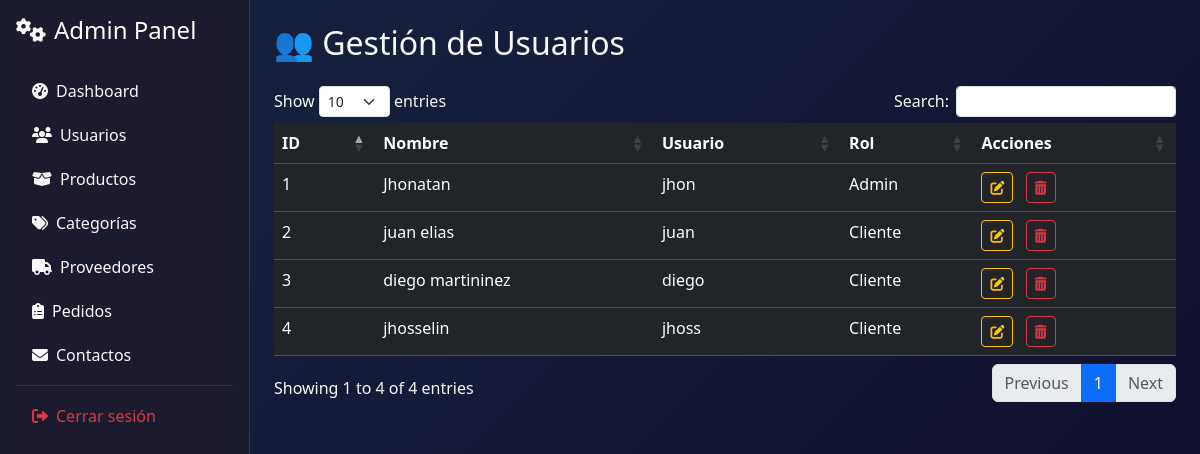
The page /admin/usuarios (signed in) on the database as committed earlier.
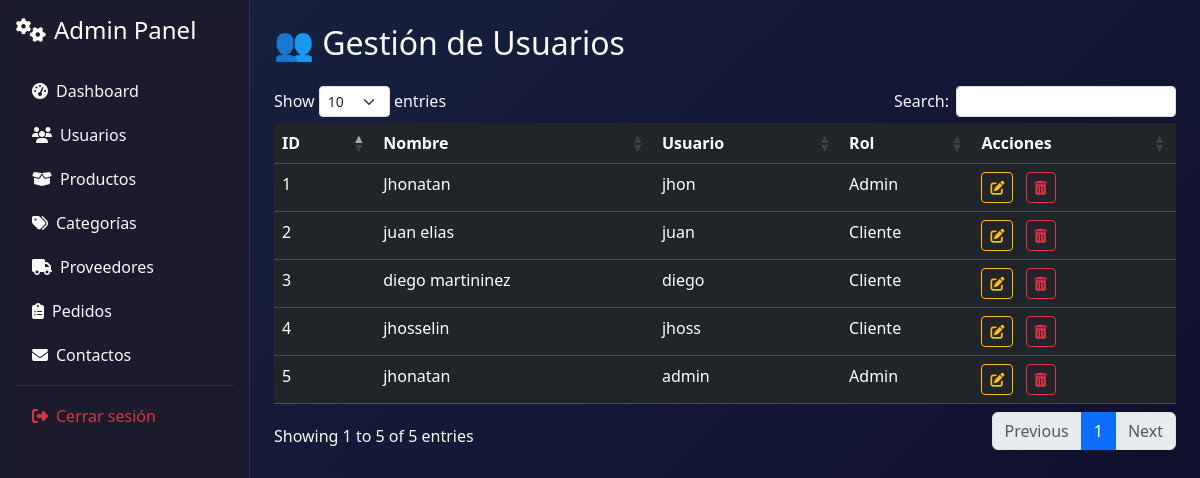
The same page on the database as committed later.
### models/usuario.py (models this page shows, shortened)
class Usuario(db.Model):
    __tablename__ = 'usuarios'  # Usa la tabla ya existente
    id = db.Column(db.Integer, primary_key=True)
    nombre = db.Column(db.String(100), nullable=False)
    username = db.Column(db.String(80), unique=True, nullable=False)
    password = db.Column(db.String(200), nullable=False)
    rol = db.Column(db.String(20), nullable=False)

### controllers/admin_controller.py (the view)
@admin_bp.route('/usuarios')
def lista_usuarios():
    if session.get('rol') != 'admin':
        flash('Acceso denegado.', 'danger')
        return redirect(url_for('usuario.login'))
    usuarios = Usuario.query.all()
    return render_template('admin/usuarios/lista.html', usuarios=usuarios)

### app.py (called while the page is built)
@app.context_processor
def inject_active_path():
    def is_active(path):
        return 'active' if request.path == path else ''
    return dict(is_active=is_active)

@app.context_processor
def cantidad_carrito():
    def contar_productos():
        if session.get('rol') == 'cliente' and session.get('id'):
            items = Carrito.query.filter_by(usuario_id=session['id']).all()
            return len(items)
        return 0
    return dict(cantidad_en_carrito=contar_productos())

### templates/admin/usuarios/lista.html (shortened to what this page needs)
{% extends 'base_admin.html' %}
{% block content %}
<h2 class="mb-4">👥 Gestión de Usuarios</h2>
<div class="table-responsive animate__animated animate__fadeInUp">
  <table class="table table-dark table-hover data-table">
    <thead>
      <tr>
        <th>ID</th>
        <th>Nombre</th>
        <th>Usuario</th>
        <th>Rol</th>
        <th>Acciones</th>
      </tr>
    </thead>
    <tbody>
      {% for usuario in usuarios %}
      <tr>
        <td>{{ usuario.id }}</td>
        <td>{{ usuario.nombre }}</td>
        <td>{{ usuario.username }}</td>
        <td>{{ usuario.rol|capitalize }}</td>
        <td>
            <a href="{{ url_for('admin.editar_usuario', id=usuario.id) }}" class="btn btn-sm btn-outline-warning me-2">
            <i class="fas fa-edit"></i>
            </a>
          <a href="#" onclick="confirmDelete('{{ usuario.id }}')" class="btn btn-sm btn-outline-danger">
            <i class="fas fa-trash-alt"></i>
          </a>
        </td>
      </tr>
      {% endfor %}
    </tbody>
  </table>
</div>
{% endblock %}

Rows that differ between the two databases and show on the page:
added Usuario: id "5", nombre "jhonatan", username "admin", rol "Admin"
Other text that changed with them:
text written by a page script: "Show entries Search: Showing 1 to 4 of 4 entries Previous 1 Next" → "Show entries Search: Showing 1 to 5 of 5 entries Previous 1 Next"
